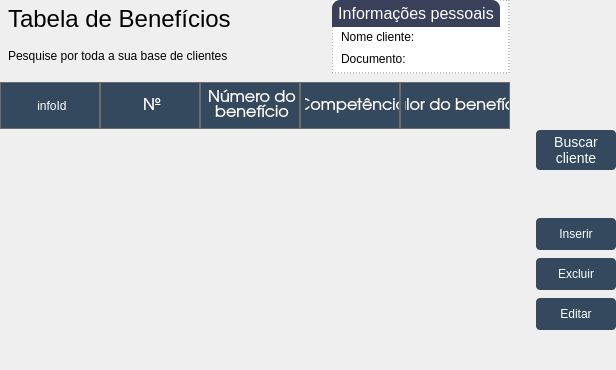
     <widget class="QWidget" name="tabBeneficios">
      <property name="styleSheet">
       <string notr="true">/*-------------------------------- Labels -----------------------------------------*/
#lbTituloClientesBen {
	font-family: &quot;TeX Gyre Adventor&quot;;
	font-size: 24px;
}

#lbInfoClientesBen {
	font-family: &quot;TeX Gyre Adventor&quot;;
	font-size: 12px;	
}

#lbTituloFiltroBen {
	font-family: &quot;TeX Gyre Adventor&quot;;
	font-size: 16px;
}

#lbBuscaNomeBen, #lbBuscaEmailBen, 
#lbBuscaTelefoneBen, #lbBuscaTpProcessoBen,
#lbBuscaRgcpfBen {
	font-family: &quot;TeX Gyre Adventor&quot;;
	font-size: 12px;
}

#lbInfoCabecalhoBen, #lbInfoDibDerBen, 
#lbInfoNomeBen, #lbInfoDocumentoBen {
	font-family: &quot;TeX Gyre Adventor&quot;;
	font-size: 12px;
	background-color: white;
}

#lbDibDerBen, 
#lbNomeBen, #lbDocumentoBen {
	font-family: &quot;TeX Gyre Adventor&quot;;
	font-size: 14px;
	background-color: white;
	font-weight: bold;
}

/*-------------------------------- Frames -----------------------------------------*/
#frInfoCabecalhoBen {
	border-radius: 4px;
	border: 1px solid rgb(85, 87, 83);

	background-color: white;
}

/*-------------------------------- Tables -----------------------------------------*/
#tblBeneficios {
	background-color: transparent;
}

#tblClientesBen::item{
	margin: 4px;
}

QHeaderView::section {
    background-color: rgb(52, 73, 94);
    color: white;
    padding-left: 4px;
    border: 1px solid #6c6c6c;
	min-height: 45px;
}

QHeaderView::down-arrow {
    icon-color: white;
}

QHeaderView::up-arrow {
    icon-color: white;
}

/*-------------------------------- Push Buttons --------------------------------*/
#pbArrowNomeBen, 
#pbArrowEmailBen, 
#pbArrowTelefoneBen,
#pbArrowTpProcessoBen,
#pbArrowRgcpfBen {
	background-image: url(:/arrowDown/arrowDown.png);
	background-repeat: no-repeat;
	background-position: center;

	background-color: transparent;
}

#pbBuscarClienteBen {
	font-family: &quot;TeX Gyre Adventor&quot;;
	font-size: 14px;
	color: white;

	border-radius: 4px;
	background-color: rgb(52, 73, 94);
}

#pbBuscarClienteBen:hover {
	font-family: &quot;TeX Gyre Adventor&quot;;
	font-size: 14px;
	color: white;

	border-radius: 4px;
	border: 1px solid;
	background-color: rgb(72, 93, 114);
}

#pbInserirBen, #pbEditarBen, #pbExcluirBen {
	font-family: &quot;TeX Gyre Adventor&quot;;
	font-size: 12px;
	color: white;

	border-radius: 4px;
	background-color: rgb(52, 73, 94);
}

#pbInserirBen:hover, #pbEditarBen:hover, 
#pbExcluirBen:hover {
	font-family: &quot;TeX Gyre Adventor&quot;;
	font-size: 12px;
	color: white;

	border-radius: 4px;
	border: 1px solid;
	background-color: rgb(72, 93, 114);
}

/*-------------------------------- Group Box -----------------------------------------*/
QGroupBox {
	font-family: &quot;TeX Gyre Adventor&quot;;
	font-size: 16px;
	border: 1px solid transparent;

	background-color: white;
}

#bpInfoPessoaisBene::title {
	subcontrol-position: top left;
	background-color: #3A405A;
	border-top-left-radius: 8px;
	border-top-right-radius: 8px;
	color: white;
	padding: 4px;
}

#bpInfoPessoaisBene {
	border: 1px dashed grey;
}</string>
      </property>
      <attribute name="title">
       <string>    Benefícios    </string>
      </attribute>
      <layout class="QGridLayout" name="gridLayout_3">
       <property name="leftMargin">
        <number>0</number>
       </property>
       <property name="topMargin">
        <number>0</number>
       </property>
       <property name="rightMargin">
        <number>0</number>
       </property>
       <property name="bottomMargin">
        <number>0</number>
       </property>
       <property name="horizontalSpacing">
        <number>26</number>
       </property>
       <property name="verticalSpacing">
        <number>8</number>
       </property>
       <item row="1" column="0" colspan="3">
        <widget class="QTableWidget" name="tblBeneficios">
         <property name="frameShape">
          <enum>QFrame::NoFrame</enum>
         </property>
         <property name="editTriggers">
          <set>QAbstractItemView::NoEditTriggers</set>
         </property>
         <property name="selectionMode">
          <enum>QAbstractItemView::SingleSelection</enum>
         </property>
         <property name="selectionBehavior">
          <enum>QAbstractItemView::SelectRows</enum>
         </property>
         <property name="showGrid">
          <bool>false</bool>
         </property>
         <property name="wordWrap">
          <bool>true</bool>
         </property>
         <attribute name="horizontalHeaderCascadingSectionResizes">
          <bool>true</bool>
         </attribute>
         <attribute name="horizontalHeaderShowSortIndicator" stdset="0">
          <bool>true</bool>
         </attribute>
         <attribute name="horizontalHeaderStretchLastSection">
          <bool>true</bool>
         </attribute>
         <attribute name="verticalHeaderVisible">
          <bool>false</bool>
         </attribute>
         <column>
          <property name="text">
           <string>infoId</string>
          </property>
         </column>
         <column>
          <property name="text">
           <string>Nº</string>
          </property>
          <property name="font">
           <font>
            <family>TeX Gyre Adventor</family>
            <pointsize>12</pointsize>
           </font>
          </property>
          <property name="textAlignment">
           <set>AlignCenter</set>
          </property>
         </column>
         <column>
          <property name="text">
           <string>Número do
benefício</string>
          </property>
          <property name="font">
           <font>
            <family>TeX Gyre Adventor</family>
            <pointsize>12</pointsize>
           </font>
          </property>
          <property name="textAlignment">
           <set>AlignCenter</set>
          </property>
         </column>
         <column>
          <property name="text">
           <string>Competência</string>
          </property>
          <property name="font">
           <font>
            <family>TeX Gyre Adventor</family>
            <pointsize>12</pointsize>
           </font>
          </property>
          <property name="textAlignment">
           <set>AlignCenter</set>
          </property>
         </column>
         <column>
          <property name="text">
           <string>Valor do benefício</string>
          </property>
          <property name="font">
           <font>
            <family>TeX Gyre Adventor</family>
            <pointsize>12</pointsize>
           </font>
          </property>
          <property name="textAlignment">
           <set>AlignCenter</set>
          </property>
         </column>
        </widget>
       </item>
       <item row="0" column="0">
        <widget class="QFrame" name="frame_13">
         <property name="frameShape">
          <enum>QFrame::NoFrame</enum>
         </property>
         <property name="frameShadow">
          <enum>QFrame::Raised</enum>
         </property>
         <layout class="QVBoxLayout" name="verticalLayout_8">
          <property name="spacing">
           <number>0</number>
          </property>
          <property name="leftMargin">
           <number>8</number>
          </property>
          <property name="topMargin">
           <number>0</number>
          </property>
          <property name="bottomMargin">
           <number>0</number>
          </property>
          <item>
           <widget class="QLabel" name="lbTituloClientesBen">
            <property name="text">
             <string>Tabela de Benefícios</string>
            </property>
           </widget>
          </item>
          <item>
           <widget class="QLabel" name="lbInfoClientesBen">
            <property name="text">
             <string>Pesquise por toda a sua base de clientes</string>
            </property>
           </widget>
          </item>
         </layout>
        </widget>
       </item>
       <item row="0" column="2">
        <widget class="QGroupBox" name="bpInfoPessoaisBene">
         <property name="title">
          <string>Informações pessoais</string>
         </property>
         <layout class="QVBoxLayout" name="verticalLayout_10">
          <property name="spacing">
           <number>2</number>
          </property>
          <property name="leftMargin">
           <number>8</number>
          </property>
          <property name="topMargin">
           <number>26</number>
          </property>
          <property name="rightMargin">
           <number>34</number>
          </property>
          <property name="bottomMargin">
           <number>4</number>
          </property>
          <item>
           <widget class="QFrame" name="frame_14">
            <property name="frameShape">
             <enum>QFrame::NoFrame</enum>
            </property>
            <property name="frameShadow">
             <enum>QFrame::Raised</enum>
            </property>
            <layout class="QHBoxLayout" name="horizontalLayout_9">
             <property name="spacing">
              <number>2</number>
             </property>
             <property name="leftMargin">
              <number>0</number>
             </property>
             <property name="topMargin">
              <number>0</number>
             </property>
             <property name="bottomMargin">
              <number>0</number>
             </property>
             <item>
              <widget class="QLabel" name="lbInfoNomeBen">
               <property name="text">
                <string>Nome cliente:</string>
               </property>
              </widget>
             </item>
             <item>
              <widget class="QLabel" name="lbNomeBen">
               <property name="text">
                <string/>
               </property>
              </widget>
             </item>
             <item>
              <spacer name="horizontalSpacer_7">
               <property name="orientation">
                <enum>Qt::Horizontal</enum>
               </property>
               <property name="sizeHint" stdset="0">
                <size>
                 <width>40</width>
                 <height>20</height>
                </size>
               </property>
              </spacer>
             </item>
            </layout>
           </widget>
          </item>
          <item>
           <widget class="QFrame" name="frame_15">
            <property name="frameShape">
             <enum>QFrame::NoFrame</enum>
            </property>
            <property name="frameShadow">
             <enum>QFrame::Raised</enum>
            </property>
            <layout class="QHBoxLayout" name="horizontalLayout_8">
             <property name="spacing">
              <number>2</number>
             </property>
             <property name="leftMargin">
              <number>0</number>
             </property>
             <property name="topMargin">
              <number>0</number>
             </property>
             <property name="rightMargin">
              <number>0</number>
             </property>
             <property name="bottomMargin">
              <number>0</number>
             </property>
             <item>
              <widget class="QLabel" name="lbInfoDocumentoBen">
               <property name="text">
                <string>Documento:</string>
               </property>
              </widget>
             </item>
             <item>
              <widget class="QLabel" name="lbDocumentoBen">
               <property name="text">
                <string/>
               </property>
              </widget>
             </item>
             <item>
              <spacer name="horizontalSpacer_8">
               <property name="orientation">
                <enum>Qt::Horizontal</enum>
               </property>
               <property name="sizeHint" stdset="0">
                <size>
                 <width>40</width>
                 <height>20</height>
                </size>
               </property>
              </spacer>
             </item>
            </layout>
           </widget>
          </item>
         </layout>
        </widget>
       </item>
       <item row="1" column="3">
        <widget class="QFrame" name="frame_12">
         <property name="minimumSize">
          <size>
           <width>80</width>
           <height>0</height>
          </size>
         </property>
         <property name="maximumSize">
          <size>
           <width>80</width>
           <height>16777215</height>
          </size>
         </property>
         <property name="frameShape">
          <enum>QFrame::NoFrame</enum>
         </property>
         <property name="frameShadow">
          <enum>QFrame::Raised</enum>
         </property>
         <layout class="QVBoxLayout" name="verticalLayout_9">
          <property name="spacing">
           <number>8</number>
          </property>
          <property name="leftMargin">
           <number>0</number>
          </property>
          <property name="topMargin">
           <number>48</number>
          </property>
          <property name="rightMargin">
           <number>0</number>
          </property>
          <property name="bottomMargin">
           <number>0</number>
          </property>
          <item>
           <widget class="QPushButton" name="pbBuscarClienteBen">
            <property name="minimumSize">
             <size>
              <width>80</width>
              <height>40</height>
             </size>
            </property>
            <property name="maximumSize">
             <size>
              <width>90</width>
              <height>40</height>
             </size>
            </property>
            <property name="text">
             <string>Buscar 
cliente</string>
            </property>
           </widget>
          </item>
          <item>
           <spacer name="verticalSpacer_6">
            <property name="orientation">
             <enum>Qt::Vertical</enum>
            </property>
            <property name="sizeType">
             <enum>QSizePolicy::Fixed</enum>
            </property>
            <property name="sizeHint" stdset="0">
             <size>
              <width>20</width>
              <height>40</height>
             </size>
            </property>
           </spacer>
          </item>
          <item>
           <widget class="QPushButton" name="pbInserirBen">
            <property name="minimumSize">
             <size>
              <width>80</width>
              <height>32</height>
             </size>
            </property>
            <property name="maximumSize">
             <size>
              <width>90</width>
              <height>32</height>
             </size>
            </property>
            <property name="text">
             <string>Inserir</string>
            </property>
           </widget>
          </item>
          <item>
           <widget class="QPushButton" name="pbExcluirBen">
            <property name="minimumSize">
             <size>
              <width>80</width>
              <height>32</height>
             </size>
            </property>
            <property name="maximumSize">
             <size>
              <width>90</width>
              <height>32</height>
             </size>
            </property>
            <property name="text">
             <string>Excluir</string>
            </property>
           </widget>
          </item>
          <item>
           <widget class="QPushButton" name="pbEditarBen">
            <property name="minimumSize">
             <size>
              <width>80</width>
              <height>32</height>
             </size>
            </property>
            <property name="maximumSize">
             <size>
              <width>90</width>
              <height>32</height>
             </size>
            </property>
            <property name="text">
             <string>Editar</string>
            </property>
           </widget>
          </item>
          <item>
           <spacer name="verticalSpacer_5">
            <property name="orientation">
             <enum>Qt::Vertical</enum>
            </property>
            <property name="sizeHint" stdset="0">
             <size>
              <width>20</width>
              <height>40</height>
             </size>
            </property>
           </spacer>
          </item>
         </layout>
        </widget>
       </item>
       <item row="0" column="1">
        <spacer name="horizontalSpacer_9">
         <property name="orientation">
          <enum>Qt::Horizontal</enum>
         </property>
         <property name="sizeType">
          <enum>QSizePolicy::Fixed</enum>
         </property>
         <property name="sizeHint" stdset="0">
          <size>
           <width>40</width>
           <height>20</height>
          </size>
         </property>
        </spacer>
       </item>
      </layout>
     </widget>
